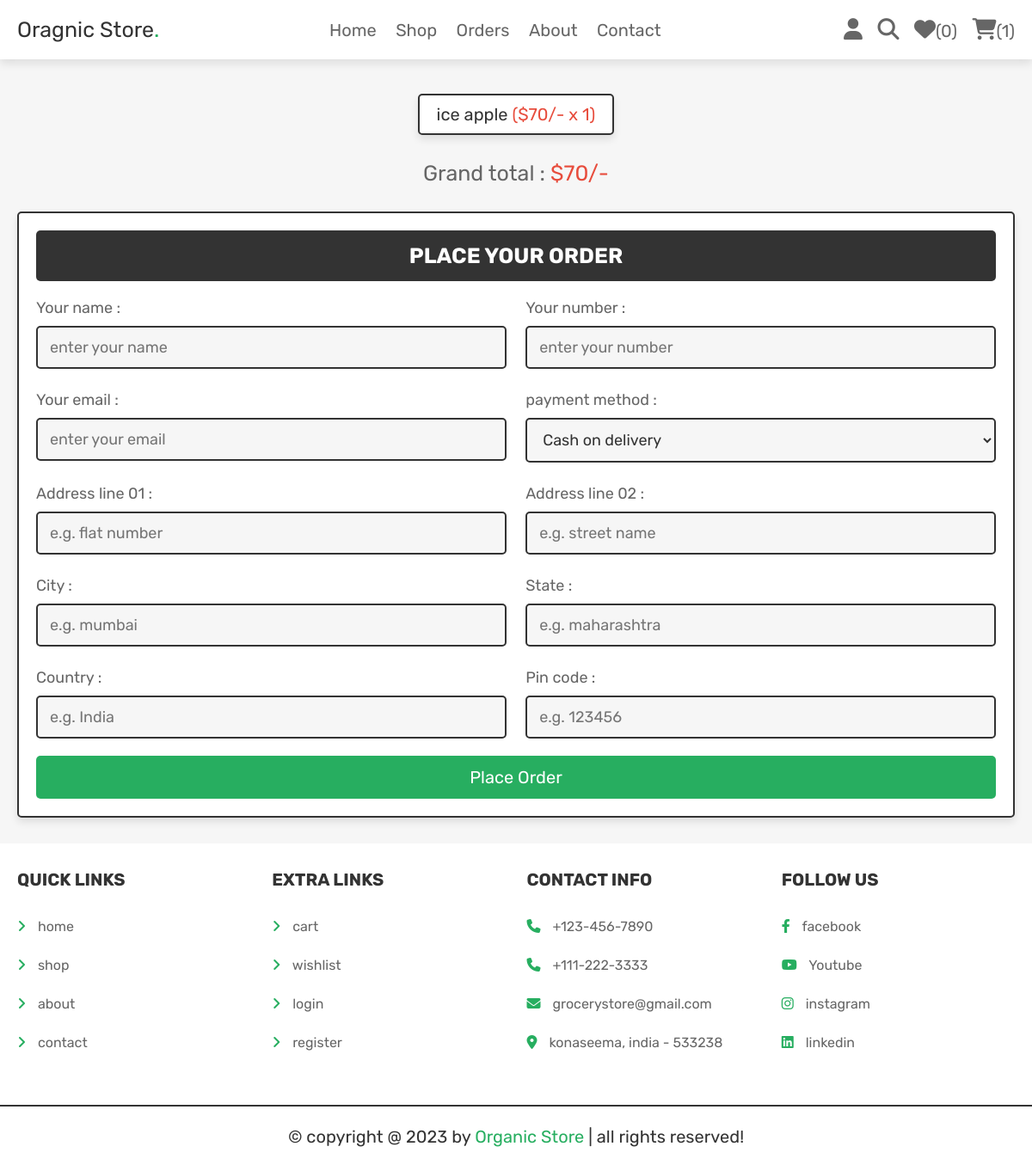
Page /checkout.php (signed in) on the committed database.
### tables this page shows
CREATE TABLE `cart` (
  `id` int(100) NOT NULL,
  `user_id` int(100) NOT NULL,
  `pid` int(100) NOT NULL,
  `name` varchar(100) NOT NULL,
  `price` int(100) NOT NULL,
  `quantity` int(100) NOT NULL,
  `image` varchar(100) NOT NULL
);

### checkout.php (the view, shortened to what this page needs)
<?php
@include 'config.php';
$user_id = $_SESSION['user_id'];
?>
<!DOCTYPE html>
<html lang="en">
<head>
   <link rel="stylesheet" href="https://cdnjs.cloudflare.com/ajax/libs/font-awesome/6.1.1/css/all.min.css">
   <link rel="stylesheet" href="css/style.css">
</head>
<body>
<?php include 'header.php'; ?>
<section class="display-orders">
   <?php
      $cart_grand_total = 0;
      $select_cart_items = $conn->prepare("SELECT * FROM `cart` WHERE user_id = ?");
      $select_cart_items->execute([$user_id]);
      if($select_cart_items->rowCount() > 0){
         while($fetch_cart_items = $select_cart_items->fetch(PDO::FETCH_ASSOC)){
            $cart_total_price = ($fetch_cart_items['price'] * $fetch_cart_items['quantity']);
            $cart_grand_total += $cart_total_price;
   ?>
   <p> <?= $fetch_cart_items['name']; ?> <span>(<?= '$'.$fetch_cart_items['price'].'/- x '. $fetch_cart_items['quantity']; ?>)</span> </p>
   <?php
    }
   }else{
      echo '<p class="empty">your cart is empty!</p>';
   }
   ?>
   <div class="grand-total">Grand total : <span>$<?= $cart_grand_total; ?>/-</span></div>
</section>
<section class="checkout-orders">
   <form action="" method="POST">
      <h3>Place your order</h3>
      <div class="flex">
         <div class="inputBox">
            <span>Your name :</span>
            <input type="text" name="name" placeholder="enter your name" class="box" required>
         </div>
         <div class="inputBox">
            <span>Your number :</span>
            <input type="number" name="number" placeholder="enter your number" class="box" required>
         </div>
         <div class="inputBox">
            <span>Your email :</span>
            <input type="email" name="email" placeholder="enter your email" class="box" required>
         </div>
         <div class="inputBox">
            <span>payment method :</span>
            <select name="method" class="box" required>
               <option value="cash on delivery">Cash on delivery</option>
            </select>
         </div>
         <div class="inputBox">
            <span>Address line 01 :</span>
            <input type="text" name="flat" placeholder="e.g. flat number" class="box" required>
         </div>
         <div class="inputBox">
            <span>Address line 02 :</span>
            <input type="text" name="street" placeholder="e.g. street name" class="box" required>
         </div>
         <div class="inputBox">
            <span>City :</span>
            <input type="text" name="city" placeholder="e.g. mumbai" class="box" required>
         </div>
         <div class="inputBox">
            <span>State :</span>
            <input type="text" name="state" placeholder="e.g. maharashtra" class="box" required>
         </div>
         <div class="inputBox">
            <span>Country :</span>
            <input type="text" name="country" placeholder="e.g. India" class="box" required>
         </div>
         <div class="inputBox">
            <span>Pin code :</span>
            <input type="number" min="0" name="pin_code" placeholder="e.g. 123456" class="box" required>
         </div>
      </div>
      <input type="submit" name="order" class="btn <?= ($cart_grand_total > 1)?'':'disabled'; ?>" value="place order">
   </form>
</section>
<?php include 'footer.php'; ?>
</body>
</html>

### css/style.css (style rules this page uses)
.display-orders { text-align: center; padding-bottom: 0; }
.display-orders p { display: inline-block; padding:1rem 2rem; margin:1rem .5rem; font-size: 2rem; text-align: center; border:var(--border); background-color: var(--white); box-shadow: var(--box-shadow); border-radius: .5rem; }
.display-orders p span { color:var(--red); }
.display-orders .grand-total { margin-top: 2rem; font-size: 2.5rem; color:var(--light-color); }
.display-orders .grand-total span { color:var(--red); }
.checkout-orders form { padding:2rem; border:var(--border); background-color: var(--white); box-shadow: var(--box-shadow); border-radius: .5rem; }
.checkout-orders form h3 { border-radius: .5rem; background-color: var(--black); color:var(--white); padding:1.5rem 1rem; text-align: center; text-transform: uppercase; margin-bottom: 2rem; font-size: 2.5rem; }
.checkout-orders form .flex { display: flex; flex-wrap: wrap; gap:1.5rem; justify-content: space-between; }
.checkout-orders form .flex .inputBox { width: 49%; }
.checkout-orders form .flex .inputBox .box { width: 100%; border:var(--border); border-radius: .5rem; font-size: 1.8rem; color:var(--black); padding:1.2rem 1.4rem; margin:1rem 0; background-color: var(--light-bg); }
.checkout-orders form .flex .inputBox span { font-size: 1.8rem; color:var(--light-color); }

### css/components.css (style rules this page uses)
:root { --green:#27ae60; --orange:#f39c12; --red:#e74c3c; --black:#333; --light-color:#666; --white:#fff; --light-bg:#f6f6f6; --border:.2rem solid var(--black); --box-shadow:0 .5rem 1rem rgba(0,0,0,.1); }
* { font-family: 'Rubik', sans-serif; margin:0; padding:0; box-sizing: border-box; outline: none; border:none; text-decoration: none; color:var(--black); }
body { background-color: var(--light-bg); }
html { font-size: 62.5%; overflow-x: hidden; scroll-behavior: smooth; scroll-padding-top: 6.5rem; }
section { padding:3rem 2rem; max-width: 1200px; margin:0 auto; }
.btn, .delete-btn, .option-btn { display: block; width: 100%; margin-top: 1rem; border-radius: .5rem; color:var(--white); font-size: 2rem; padding:1.3rem 3rem; text-transform: capitalize; cursor: pointer; text-align: center; }
.btn { background-color: var(--green); }

### rows in the picture
cart: name "ice apple", price "70", quantity "1"

### other values in the picture
$count_wishlist_items->rowCount() "0"
$count_cart_items->rowCount() "1"
$cart_grand_total "70"
